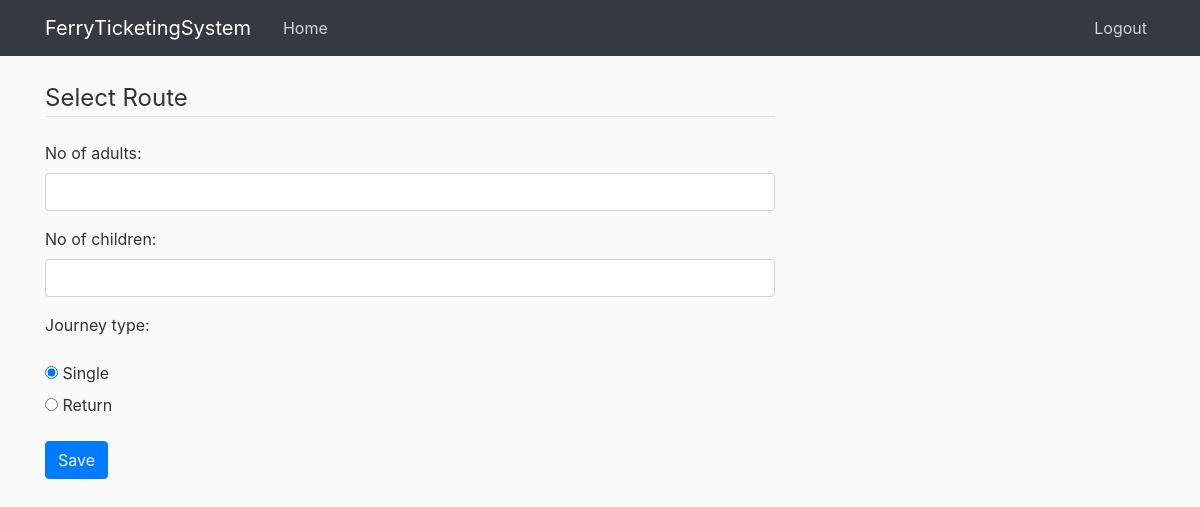
/select_route/ (signed in), run on an earlier commit of the app's database.
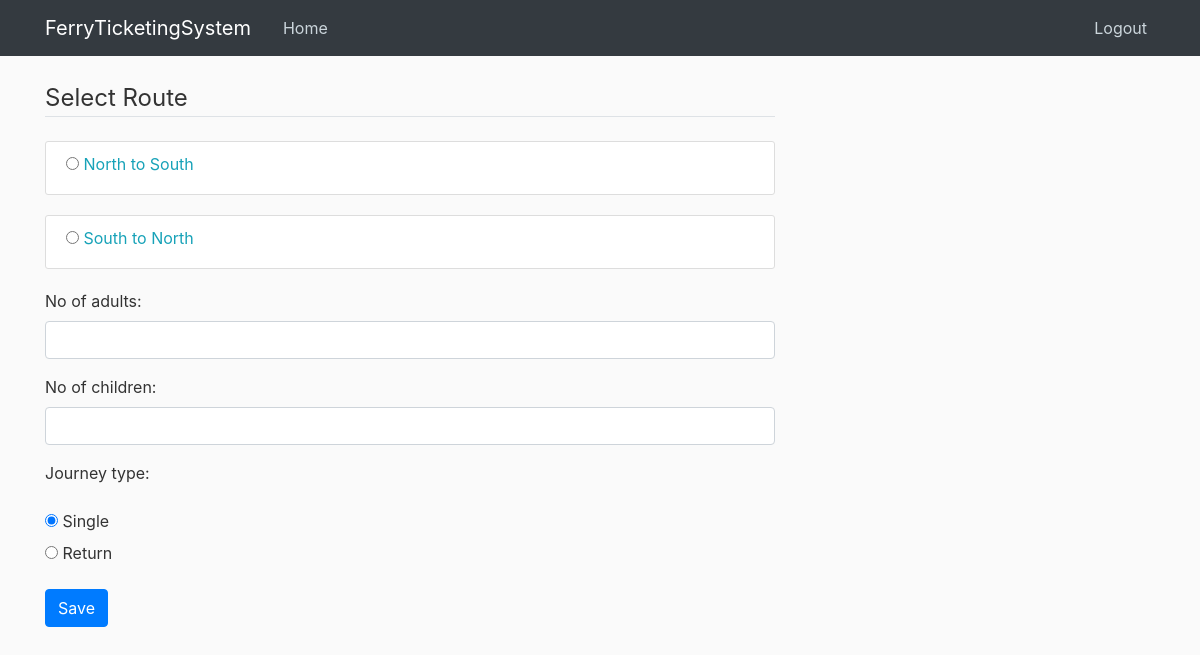
And on a later commit of the database.
### route/models.py (models this page shows)
class Route(models.Model):
    source = models.CharField(max_length=20)
    destination = models.CharField(max_length=20)
    class Meta(object):
        unique_together = [
            'source','destination'
        ]

### passenger/views.py (the view, shortened to what this page needs)
# urls.py: path('select_route/', select_route ,name='select_route'),
def select_route(request):
	passenger_id = request.session['passenger_id']
	form = TicketForm(request.POST or None)
	routes = Route.objects.all()
	context = {}
	context.update({'routes': routes, 'passenger_id': passenger_id})
	context.update({'form': form})
	print(context)
	return render(request,'select_route.html',context)

### tickets/forms.py
class TicketForm(forms.ModelForm):
    class Meta:
        model = Ticket
        fields = [
            'no_of_adults',
            'no_of_children',
            'journey_type'
        ]
        widgets = {
            'no_of_adults': forms.TextInput(attrs={'class': 'form-control'}),
            'no_of_children': forms.TextInput(attrs={'class': 'form-control'}),
            'journey_type': forms.RadioSelect(attrs={'class': 'list-unstyled'}),
        }

### templates/select_route.html (shortened to what this page needs)
{% extends "base.html" %}
{% load crispy_forms_tags %}
{% block nav %}
	<a class="nav-item nav-link" href="{% url 'login' %}">Logout</a>
{% endblock %}
{% block content %}
<legend class="border-bottom mb-4">Select Route</legend>
<div class="form-group">
	<form method="POST">
		<div>
			{% for item in routes %}
			<div class="custom-control custom-radio content-section btn-outline-info">
				<input type="radio" id="{{ forloop.counter }}" name="route" value="{{ item.id }}" >
				<label for="other">
					<span class="source">{{ item.source }}</span>
					to
					<span class="destination">{{ item.destination }}</span>
				</label>
			</div>
			{% endfor %}
			{{ form.as_p }}
		</div>
		<input class="btn btn-primary" type="submit" value="Save">
	</form>
	</div>
{% endblock %}

### templates/base.html (shortened to what this page needs)
{% load static %}
<!DOCTYPE html>
<html>
    <head>
    <link rel="stylesheet" href="https://stackpath.bootstrapcdn.com/bootstrap/4.3.1/css/bootstrap.min.css">
    <link rel="stylesheet" type="text/css" href="{% static 'main.css' %}">
    </head>
    <body>
        <header class="site-header">
          <nav class="navbar navbar-expand-md navbar-dark bg-dark fixed-top">
            <div class="container">
              <a class="navbar-brand mr-4" href="/">FerryTicketingSystem</a>
              <div class="collapse navbar-collapse" id="navbarToggle">
                <div class="navbar-nav mr-auto">
                  <a class="nav-item nav-link" href="">Home</a>
                </div>
                <div class="navbar-nav">
                  {% block nav %}
                  {% endblock %}
                </div>
              </div>
            </div>
          </nav>
        </header>
        <main role="main" class="container">
          <div class="row">
            <div class="col-md-8">
                {% block content %}{% endblock %}
            </div>
          </div>
        </main>
    </body>
</html>

### passenger/static/main.css (style rules this page uses)
body { background: #fafafa; color: #333333; margin-top: 5rem; }
ul { margin: 0; }
.site-header .navbar-nav .nav-link { color: #cbd5db; }
.content-section { background: #ffffff; padding: 10px 20px; border: 1px solid #dddddd; border-radius: 3px; margin-bottom: 20px; }

What changed in the data, as far as the page shows it:
added Route: source "North", destination "South"
added Route: source "South", destination "North"
